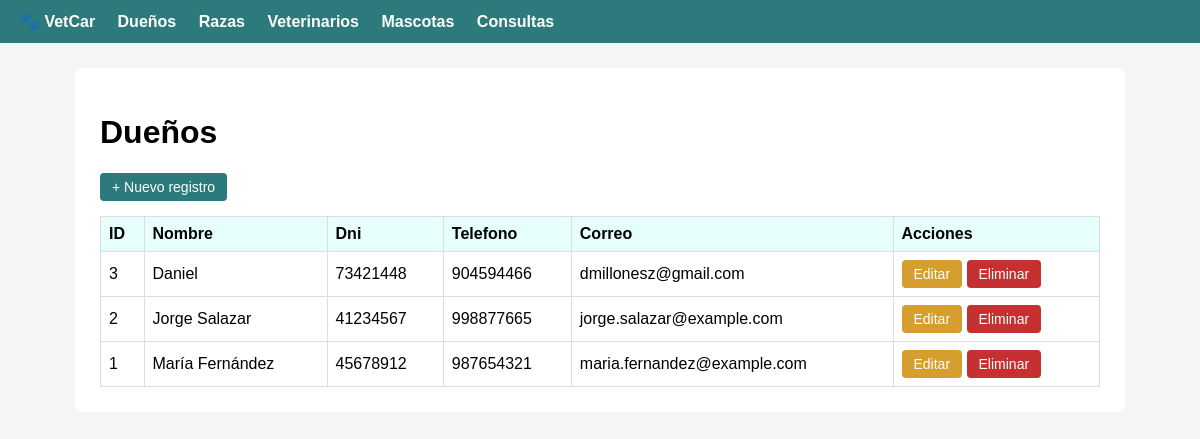
The app's page /vetcar/duenos/ with its own data.
### vetcar/models.py (models this page shows, shortened)
class Dueno(models.Model):
    nombre = models.CharField(max_length=100)
    dni = models.CharField(max_length=8, unique=True)
    telefono = models.CharField(max_length=15)
    correo = models.EmailField(blank=True)
    direccion = models.CharField(max_length=200, blank=True)
    class Meta:
        verbose_name = 'Dueño'
        verbose_name_plural = 'Dueños'
        ordering = ['nombre']

### vetcar/views.py (the view)
# urls.py: path('<str:entidad>/', views.listar, name='listar'),
def listar(request, entidad):
    cfg = ENTIDADES[entidad]
    objetos = cfg['model'].objects.all()
    filas = []
    for obj in objetos:
        valores = []
        for col in cfg['columnas']:
            metodo = getattr(obj, f'get_{col}_display', None)
            valores.append(metodo() if metodo else getattr(obj, col))
        filas.append({'obj': obj, 'valores': valores})
    contexto = {
        'entidad': entidad,
        'titulo': cfg['titulo'],
        'columnas': [c.replace('_', ' ').title() for c in cfg['columnas']],
        'filas': filas,
    }
    return render(request, 'vetcar/lista.html', contexto)

### vetcar/templates/vetcar/lista.html (shortened to what this page needs)
{% extends 'vetcar/base.html' %}
{% block contenido %}
<h1>{{ titulo }}</h1>
<a class="btn" href="{% url 'vetcar:crear' entidad %}">+ Nuevo registro</a>
<table>
    <thead>
        <tr>
            <th>ID</th>
            {% for col in columnas %}<th>{{ col }}</th>{% endfor %}
            <th>Acciones</th>
        </tr>
    </thead>
    <tbody>
        {% for fila in filas %}
        <tr>
            <td>{{ fila.obj.pk }}</td>
            {% for v in fila.valores %}<td>{{ v|default:"-" }}</td>{% endfor %}
            <td>
                <a class="btn btn-warn" href="{% url 'vetcar:editar' entidad fila.obj.pk %}">Editar</a>
                <a class="btn btn-danger" href="{% url 'vetcar:eliminar' entidad fila.obj.pk %}">Eliminar</a>
            </td>
        </tr>
        {% empty %}
        <tr><td colspan="10">No hay registros todavía.</td></tr>
        {% endfor %}
    </tbody>
</table>
{% endblock %}

### vetcar/templates/vetcar/base.html (shortened to what this page needs)
<!DOCTYPE html>
<html lang="es">
<head>
</head>
<body>
<nav>
    <a href="{% url 'vetcar:inicio' %}">🐾 VetCar</a>
    <a href="{% url 'vetcar:listar' 'duenos' %}">Dueños</a>
    <a href="{% url 'vetcar:listar' 'razas' %}">Razas</a>
    <a href="{% url 'vetcar:listar' 'veterinarios' %}">Veterinarios</a>
    <a href="{% url 'vetcar:listar' 'mascotas' %}">Mascotas</a>
    <a href="{% url 'vetcar:listar' 'consultas' %}">Consultas</a>
</nav>
<main>
    {% block contenido %}{% endblock %}
</main>
</body>
</html>

### vetcar/templates/vetcar/base.html (style rules this page uses)
body { font-family: Arial, sans-serif; margin: 0; background: #f4f6f8; }
nav { background: #2c7a7b; padding: 12px 20px; }
nav a { color: #fff; text-decoration: none; margin-right: 18px; font-weight: bold; }
main { max-width: 1000px; margin: 25px auto; background: #fff; padding: 25px; border-radius: 8px; }
table { width: 100%; border-collapse: collapse; margin-top: 15px; }
th, td { border: 1px solid #ddd; padding: 8px; text-align: left; }
th { background: #e6fffa; }
.btn { display: inline-block; padding: 6px 12px; border-radius: 4px; text-decoration: none; color: #fff; background: #2c7a7b; border: none; cursor: pointer; font-size: 14px; }
.btn-warn { background: #d69e2e; }
.btn-danger { background: #c53030; }

### records on screen
Dueno: obj.pk "3", valores "Daniel" "73421448" "904594466" "dmillonesz@gmail.com"
Dueno: obj.pk "2", valores "Jorge Salazar" "41234567" "998877665" "jorge.salazar@example.com"
Dueno: obj.pk "1", valores "María Fernández" "45678912" "987654321" "maria.fernandez@example.com"

### other values on screen
{{ titulo }} "Dueños"
{{ col }} "Nombre" "Dni" "Telefono" "Correo"
